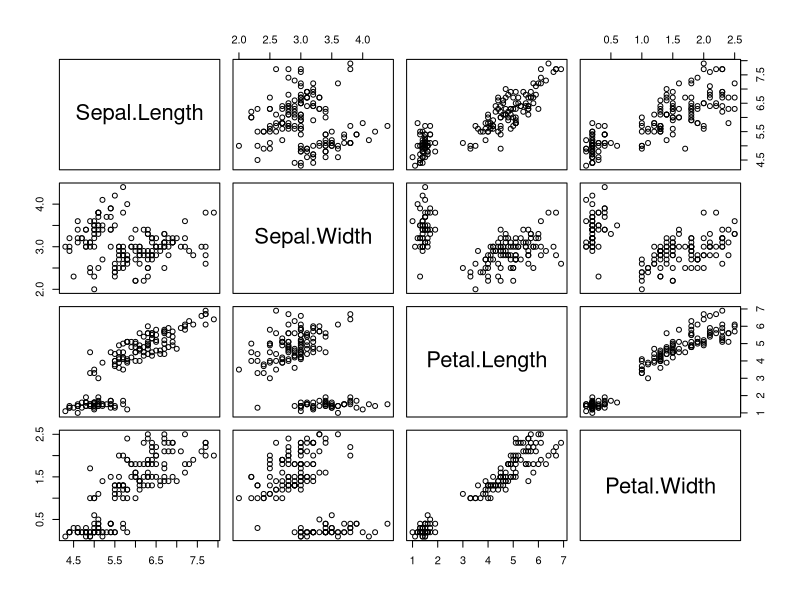
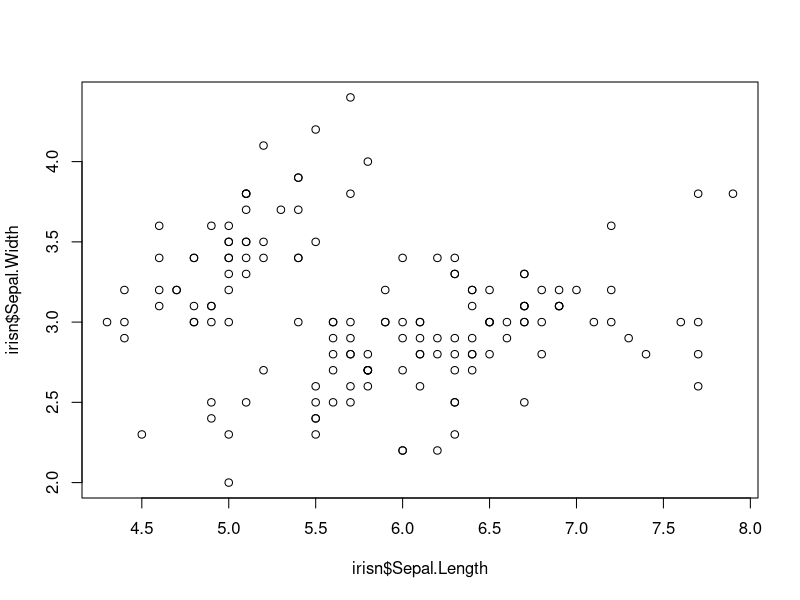

The R source for these figures, in order:
summary(iris); 
help(iris); 

irisn=iris[,1:4];

pairs(irisn);
plot(irisn$Sepal.Length,irisn$Sepal.Width);

formula(Sepal.Length~Sepal.Width+Petal.Length+Petal.Width) -> irisn.form1;
glm(irisn.form1,data=irisn) -> irisn.mod1;

summary(irisn.mod1);
irisn.mod1;


summary(irisn.mod1);


formula(Sepal.Length~0+Sepal.Width+Petal.Length+Petal.Width) -> irisn.form2;
glm(irisn.form2,data=irisn) -> irisn.mod2;
summary(irisn.mod2)

formula(Sepal.Length~0+Sepal.Width*Petal.Length*Petal.Width) -> irisn.form3.a;
formula(Sepal.Length~0+Sepal.Width*Petal.Length - Petal.Length) -> irisn.form4;
formula(Sepal.Length~0+Sepal.Width+Petal.Length+Petal.Width+
          Sepal.Width:Petal.Length + 
          Sepal.Width:Petal.Width + 									
          Petal.Length:Petal.Width + 			
          Sepal.Width:Petal.Length:Petal.Width) -> irisn.form3.b;

irisn.mod3.a <- glm(irisn.form3.a,data=iris)
irisn.mod3.b <- glm(irisn.form3.b,data=iris)
irisn.mod4 <- glm(irisn.form4, data=iris)

summary(irisn.mod3.a)
summary(irisn.mod3.b)
summary(irisn.mod4)

formula(Sepal.Length~0+offset(1.3*Sepal.Width)+Petal.Length+Petal.Width+
          Sepal.Width:Petal.Length + 
          Sepal.Width:Petal.Width + 									Petal.Length:Petal.Width + 			
          Sepal.Width:Petal.Length:Petal.Width) -> irisn.form5;

irisn.mod5 <- glm(irisn.form5,data=iris)
summary(irisn.mod5)


glm(irisn.form3.a,data=iris[iris$Species=='setosa',])-> irisn.setosa.full;
glm(irisn.form3.a,data=iris[iris$Species=='versicolor',])-> irisn.versicolor.full;
glm(irisn.form3.a,data=iris[iris$Species=='virginica',])-> irisn.virginica.full;